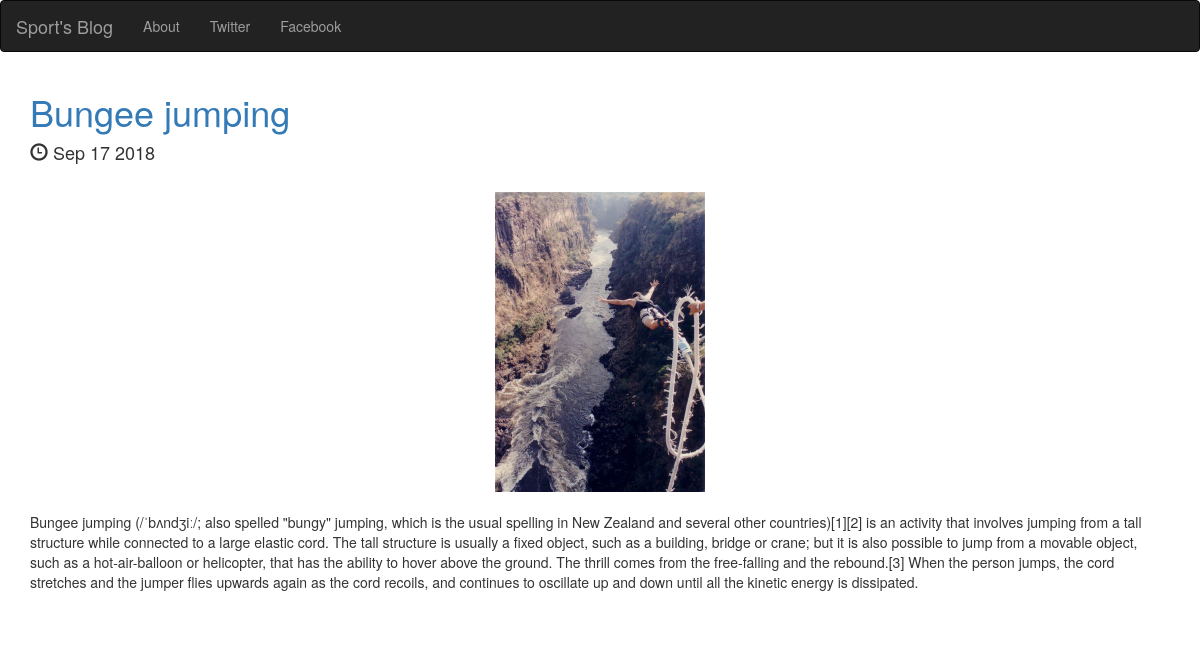
/posts/3/, run on the app's committed database.
### posts/models.py (models this page shows, shortened)
class Post(models.Model):
    title = models.CharField(max_length = 250)
    pub_date = models.DateTimeField()
    image = models.ImageField(upload_to = 'media/')
    body = models.TextField()
    def pub_date_pretty(self):
        return self.pub_date.strftime("%b %d %Y")

### posts/views.py (the view)
# urls.py: url(r'^posts/(?P<post_id>[0-9]+)/$',posts.views.post_details,name='posts_details'),
def post_details(request,post_id):
    post = get_object_or_404(Post,pk=post_id)
    return render(request,"posts/posts_details.html",{"post":post})

### posts/templates/posts/posts_details.html (shortened to what this page needs)
<!DOCTYPE html>
<html lang="en">
  <head>
    <link rel="stylesheet" href="https://maxcdn.bootstrapcdn.com/bootstrap/3.3.7/css/bootstrap.min.css">
  </head>
  <body>
    <nav class="navbar navbar-inverse">
        <div class="navbar-header">
          <a class="navbar-brand" href="{% url 'home' %}">Sport's Blog</a>
        </div>
        <div class="collapse navbar-collapse" id="mynav">
          <ul class="nav navbar-nav">
            <li><a href="{% url 'about' %}">About</a></li>
            <li><a href="https://twitter.com/login?lang=en">Twitter</a></li>
            <li><a href="http://www.Facebook.com">Facebook</a></li>
          </ul>
        </div>
    </nav>
    <div class="container">
      <a href="{% url 'posts_details' post.id %}"><h1>{{post.title}}</h1></a>
      <h4><span class="glyphicon glyphicon-time" aria-hidden="true"></span> {{post.pub_date_pretty}}</h4>
      <br />
      <img src= "{{post.image.url}}" class="imr-responsive  center-block" style="max-height:300px;" />
      <br />
      <p>{{post.body}}</p>
      <br />
      <br />
      </div>
  </body>
</html>

### data on the page
Post: title "Bungee jumping", pub_date_pretty "Sep 17 2018", image (picture), body "Bungee jumping (/ˈbʌndʒiː/; also spelled \"bungy\" jumping, which is the usual spelling in New Zealand and several other countries)[1][2] is an activity that involves jumping from a tall structure while connected to a large elastic cord. The tall structure is usually a fixed object, such as a building, bridge or crane; but it is also possible to jump from a movable object, such as a hot-air-balloon or helicopter, that has the ability to hover above the ground. The thrill comes from the free-falling and the rebound.[3] When the person jumps, the cord stretches and the jumper flies upwards again as the cord recoils, and continues to oscillate up and down until all the kinetic energy is…"
